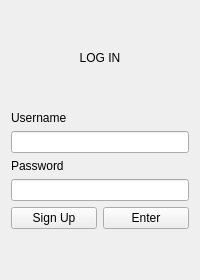
         <widget class="QWidget" name="loginPage">
          <layout class="QGridLayout" name="gridLayout_2">
           <item row="5" column="0">
            <spacer name="verticalSpacer_6">
             <property name="orientation">
              <enum>Qt::Vertical</enum>
             </property>
             <property name="sizeHint" stdset="0">
              <size>
               <width>20</width>
               <height>40</height>
              </size>
             </property>
            </spacer>
           </item>
           <item row="1" column="0">
            <widget class="QLabel" name="loginpageLabel">
             <property name="text">
              <string>LOG IN</string>
             </property>
             <property name="alignment">
              <set>Qt::AlignCenter</set>
             </property>
            </widget>
           </item>
           <item row="0" column="0">
            <spacer name="verticalSpacer_7">
             <property name="orientation">
              <enum>Qt::Vertical</enum>
             </property>
             <property name="sizeHint" stdset="0">
              <size>
               <width>20</width>
               <height>40</height>
              </size>
             </property>
            </spacer>
           </item>
           <item row="3" column="0">
            <layout class="QVBoxLayout" name="verticalLayout_6">
             <item>
              <widget class="QLabel" name="usernameLabel">
               <property name="text">
                <string>Username</string>
               </property>
              </widget>
             </item>
             <item>
              <widget class="QLineEdit" name="usernameEdit"/>
             </item>
             <item>
              <widget class="QLabel" name="passwordLabel">
               <property name="text">
                <string>Password</string>
               </property>
              </widget>
             </item>
             <item>
              <widget class="QLineEdit" name="passwordEdit">
               <property name="echoMode">
                <enum>QLineEdit::Password</enum>
               </property>
              </widget>
             </item>
            </layout>
           </item>
           <item row="4" column="0">
            <layout class="QHBoxLayout" name="horizontalLayout_4">
             <item>
              <widget class="QPushButton" name="login_signupButton">
               <property name="cursor">
                <cursorShape>PointingHandCursor</cursorShape>
               </property>
               <property name="text">
                <string>Sign Up</string>
               </property>
               <property name="checkable">
                <bool>true</bool>
               </property>
               <property name="autoExclusive">
                <bool>true</bool>
               </property>
              </widget>
             </item>
             <item>
              <widget class="QPushButton" name="login_enterButton">
               <property name="cursor">
                <cursorShape>PointingHandCursor</cursorShape>
               </property>
               <property name="text">
                <string>Enter</string>
               </property>
              </widget>
             </item>
            </layout>
           </item>
           <item row="2" column="0">
            <spacer name="verticalSpacer_8">
             <property name="orientation">
              <enum>Qt::Vertical</enum>
             </property>
             <property name="sizeHint" stdset="0">
              <size>
               <width>20</width>
               <height>40</height>
              </size>
             </property>
            </spacer>
           </item>
          </layout>
         </widget>
